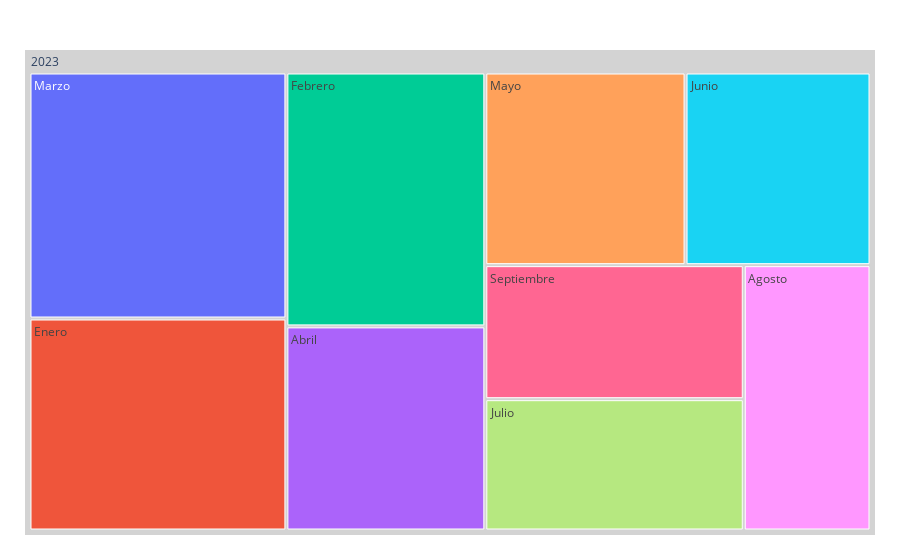

Notebook cell for this chart:
### Code cell
# Crear un DataFrame con tus datos
data = {
    'Año': [2023] * 9,
    'Mes': [1, 2, 3, 4, 5, 6, 7, 8, 9],
    'Problemas técnicos': [1240, 1140, 1384, 842, 777, 665, 648, 656, 743],
    'Facturación': [504, 468, 633, 440, 434, 399, 379, 368, 341],
    'Gestiones administrativas': [407, 393, 433, 294, 293, 320, 291, 288, 260],
    'Otros': [105, 91, 168, 106, 94, 92, 88, 81, 91],
    'Total mensual': [2256, 2092, 2618, 1682, 1598, 1476, 1406, 1393, 1435]
}

df = pd.DataFrame(data)

# Mapear números de mes a nombres de mes
meses = {
    1: 'Enero',
    2: 'Febrero',
    3: 'Marzo',
    4: 'Abril',
    5: 'Mayo',
    6: 'Junio',
    7: 'Julio',
    8: 'Agosto',
    9: 'Septiembre'
}

# Reemplazar los números de mes por nombres de mes
df['Mes'] = df['Mes'].map(meses)

# Crear el treemap
fig = px.treemap(
    data_frame=df,  # Especifica el DataFrame aquí
    path=['Año', 'Mes'],  # Define la jerarquía de categorías
    values='Total mensual'  # Especifica la columna para los valores
)

fig.update_traces(root_color="lightgrey")
fig.update_layout(margin=dict(t=50, l=25, r=25, b=25))
fig.show()

### Figure 1 — Plotly figure (JSON) as saved in the notebook; plotly's stock layout.template omitted (floating-point values rounded to 4 significant figures)
{"data": [{"branchvalues": "total", "domain": {"x": [0, 1], "y": [0, 1]}, "hovertemplate": "labels=%{label}<br>Total mensual=%{value}<br>parent=%{parent}<br>id=%{id}<extra></extra>", "ids": ["2023/Abril", "2023/Agosto", "2023/Enero", "2023/Febrero", "2023/Julio", "2023/Junio", "2023/Marzo", "2023/Mayo", "2023/Septiembre", "2023"], "labels": ["Abril", "Agosto", "Enero", "Febrero", "Julio", "Junio", "Marzo", "Mayo", "Septiembre", "2023"], "name": "", "parents": ["2023", "2023", "2023", "2023", "2023", "2023", "2023", "2023", "2023", ""], "root": {"color": "lightgrey"}, "type": "treemap", "values": [1682, 1393, 2256, 2092, 1406, 1476, 2618, 1598, 1435, 15956]}], "layout": {"legend": {"tracegroupgap": 0}, "margin": {"b": 25, "l": 25, "r": 25, "t": 50}}}
